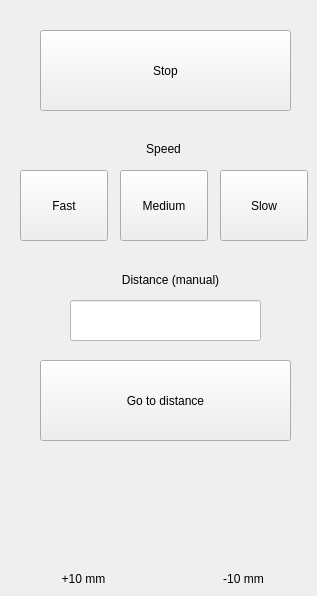
           <widget class="QWidget" name="ForkliftPage">
            <widget class="QPushButton" name="LiftUp">
             <property name="geometry">
              <rect>
               <x>30</x>
               <y>480</y>
               <width>101</width>
               <height>91</height>
              </rect>
             </property>
             <property name="sizePolicy">
              <sizepolicy hsizetype="Minimum" vsizetype="Maximum">
               <horstretch>0</horstretch>
               <verstretch>0</verstretch>
              </sizepolicy>
             </property>
             <property name="styleSheet">
              <string notr="true">background-color: transparent;
border: none;</string>
             </property>
             <property name="text">
              <string/>
             </property>
             <property name="icon">
              <iconset>
               <normaloff>controlArrows/lift.svg</normaloff>controlArrows/lift.svg</iconset>
             </property>
             <property name="iconSize">
              <size>
               <width>80</width>
               <height>80</height>
              </size>
             </property>
             <property name="checkable">
              <bool>false</bool>
             </property>
             <attribute name="buttonGroup">
              <string notr="true">buttonGroup_2</string>
             </attribute>
            </widget>
            <widget class="QPushButton" name="LowerDown">
             <property name="geometry">
              <rect>
               <x>190</x>
               <y>480</y>
               <width>101</width>
               <height>91</height>
              </rect>
             </property>
             <property name="sizePolicy">
              <sizepolicy hsizetype="Minimum" vsizetype="Maximum">
               <horstretch>0</horstretch>
               <verstretch>0</verstretch>
              </sizepolicy>
             </property>
             <property name="styleSheet">
              <string notr="true">background-color: transparent;
border: none;</string>
             </property>
             <property name="text">
              <string/>
             </property>
             <property name="icon">
              <iconset>
               <normaloff>controlArrows/lower.svg</normaloff>controlArrows/lower.svg</iconset>
             </property>
             <property name="iconSize">
              <size>
               <width>80</width>
               <height>80</height>
              </size>
             </property>
             <property name="checkable">
              <bool>false</bool>
             </property>
             <attribute name="buttonGroup">
              <string notr="true">buttonGroup_2</string>
             </attribute>
            </widget>
            <widget class="QPushButton" name="FastForktLiftButton">
             <property name="geometry">
              <rect>
               <x>20</x>
               <y>170</y>
               <width>88</width>
               <height>71</height>
              </rect>
             </property>
             <property name="text">
              <string>Fast</string>
             </property>
             <property name="checkable">
              <bool>true</bool>
             </property>
             <attribute name="buttonGroup">
              <string notr="true">buttonGroup</string>
             </attribute>
            </widget>
            <widget class="QPushButton" name="SlowLiftButton">
             <property name="geometry">
              <rect>
               <x>220</x>
               <y>170</y>
               <width>88</width>
               <height>71</height>
              </rect>
             </property>
             <property name="text">
              <string>Slow</string>
             </property>
             <property name="checkable">
              <bool>true</bool>
             </property>
             <attribute name="buttonGroup">
              <string notr="true">buttonGroup</string>
             </attribute>
            </widget>
            <widget class="QPushButton" name="StopForkliftButton">
             <property name="geometry">
              <rect>
               <x>40</x>
               <y>30</y>
               <width>251</width>
               <height>81</height>
              </rect>
             </property>
             <property name="text">
              <string>Stop</string>
             </property>
             <property name="checkable">
              <bool>false</bool>
             </property>
            </widget>
            <widget class="QLabel" name="label_4">
             <property name="geometry">
              <rect>
               <x>130</x>
               <y>140</y>
               <width>67</width>
               <height>17</height>
              </rect>
             </property>
             <property name="text">
              <string>Speed</string>
             </property>
             <property name="alignment">
              <set>Qt::AlignmentFlag::AlignCenter</set>
             </property>
            </widget>
            <widget class="QPushButton" name="SendForkliftCommand">
             <property name="geometry">
              <rect>
               <x>40</x>
               <y>360</y>
               <width>251</width>
               <height>81</height>
              </rect>
             </property>
             <property name="text">
              <string>Go to distance</string>
             </property>
             <property name="checkable">
              <bool>false</bool>
             </property>
            </widget>
            <widget class="QPushButton" name="MediumLiftButton">
             <property name="geometry">
              <rect>
               <x>120</x>
               <y>170</y>
               <width>88</width>
               <height>71</height>
              </rect>
             </property>
             <property name="text">
              <string>Medium</string>
             </property>
             <property name="checkable">
              <bool>true</bool>
             </property>
             <attribute name="buttonGroup">
              <string notr="true">buttonGroup</string>
             </attribute>
            </widget>
            <widget class="QLabel" name="label_7">
             <property name="geometry">
              <rect>
               <x>100</x>
               <y>270</y>
               <width>141</width>
               <height>20</height>
              </rect>
             </property>
             <property name="text">
              <string>Distance (manual)</string>
             </property>
             <property name="alignment">
              <set>Qt::AlignmentFlag::AlignCenter</set>
             </property>
            </widget>
            <widget class="QLabel" name="label_2">
             <property name="geometry">
              <rect>
               <x>50</x>
               <y>570</y>
               <width>67</width>
               <height>17</height>
              </rect>
             </property>
             <property name="text">
              <string>+10 mm</string>
             </property>
             <property name="alignment">
              <set>Qt::AlignmentFlag::AlignCenter</set>
             </property>
            </widget>
            <widget class="QLabel" name="label_9">
             <property name="geometry">
              <rect>
               <x>210</x>
               <y>570</y>
               <width>67</width>
               <height>17</height>
              </rect>
             </property>
             <property name="text">
              <string>-10 mm</string>
             </property>
             <property name="alignment">
              <set>Qt::AlignmentFlag::AlignCenter</set>
             </property>
            </widget>
            <widget class="QLineEdit" name="InputDistance">
             <property name="geometry">
              <rect>
               <x>70</x>
               <y>300</y>
               <width>191</width>
               <height>41</height>
              </rect>
             </property>
             <property name="styleSheet">
              <string notr="true">background-color: #FFFFFF;</string>
             </property>
             <property name="text">
              <string/>
             </property>
            </widget>
           </widget>
